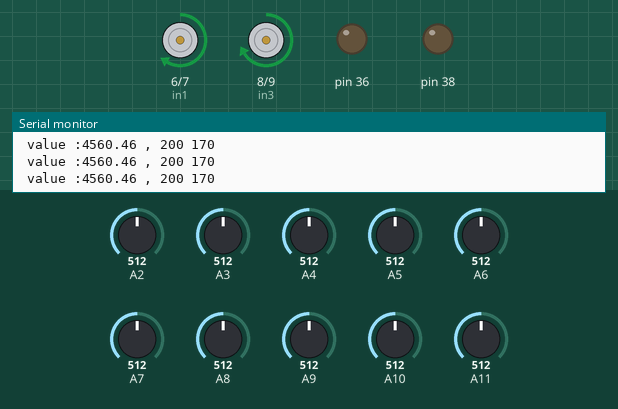
This sketch was run on a simulated Arduino Mega 2560, built with avr-gcc and run on an emulated ATmega2560. On the bench: motor-driver pin pairs drawn as motors (green arrow = first pin HIGH = forward, orange = second pin HIGH = backward, longer = more drive, scaled by the enable pin), output pins drawn as LEDs (lit = HIGH), the last lines printed to the serial monitor. The test bench sets the inputs (shaded band); at power-on: A2 = 512, A9 = 512, A6 = 512, A5 = 512, A4 = 512, A3 = 512, A7 = 512, A8 = 512, A10 = 512, A11 = 512.

Above: at 4.7 s.
4.8 s: A2 set to 609
6.3 s: A2 set to 634
At 6.48 s:
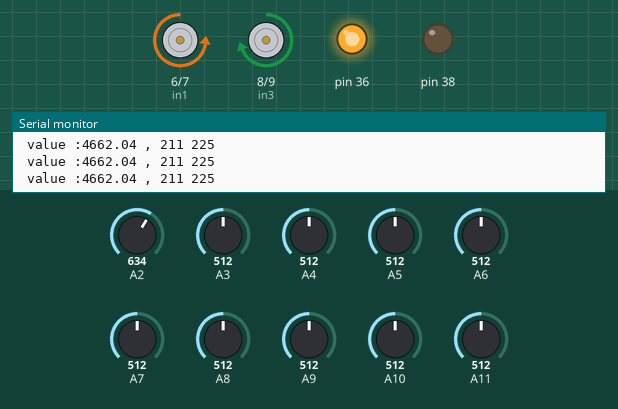
9.3 s: A9 set to 716
At 10.6 s:
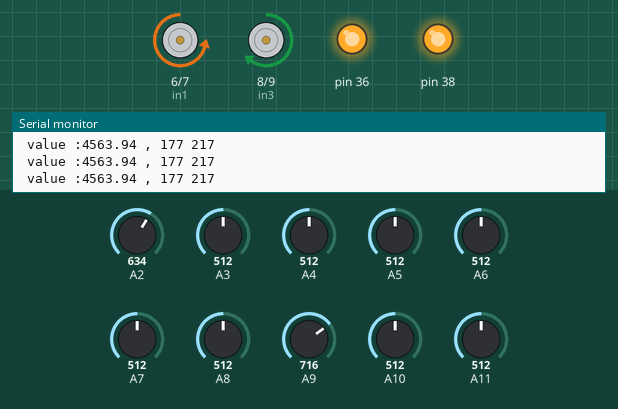
12.3 s: A6 set to 30
At 14.7 s:
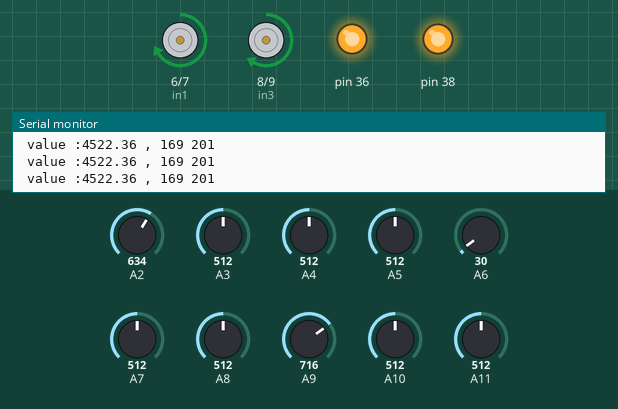
15.3 s: A5 set to 529
18.3 s: A4 set to 306
At 18.98 s:
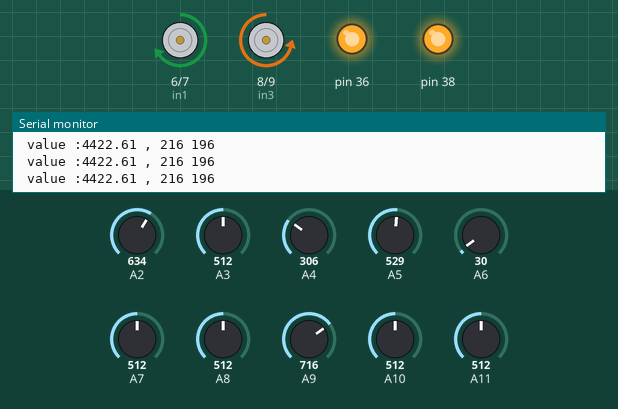
Timing chart, 0 to 24.8 s (numbered marks = the images above; inputs shaded):
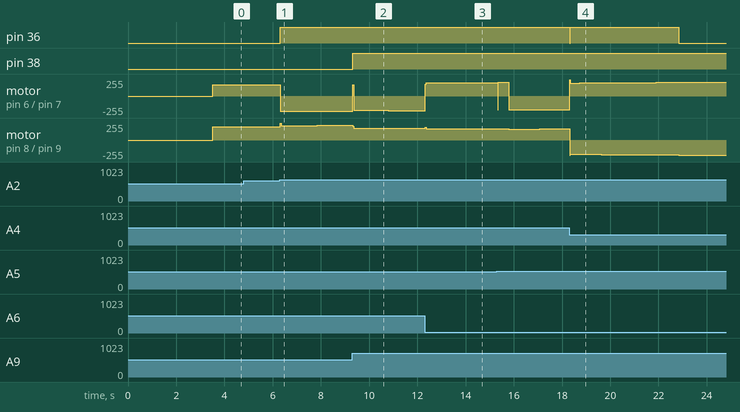

The sketch:

PID_black_line.ino
```cpp
// Motor A connections
int enL = 10;
int in4 = 9;
int in3 = 8;
// Motor B connections
int in2 = 7;
int in1 = 6;
int enR = 5;

//
int L5_Ir = 88;
int L4_Ir = 89;
int L3_Ir = 90;
int L2_Ir = 91;
int L1_Ir = 92;
int R1_Ir = 93;
int R2_Ir = 94;
int R3_Ir = 95;
int R4_Ir = 96;
int R5_Ir = 97;

int L5_read = 0;
int L4_read = 0;
int L3_read = 0;
int L2_read = 0;
int L1_read = 0;
int R1_read = 0;
int R2_read = 0;
int R3_read = 0;
int R4_read = 0;
int R5_read = 0;

float Lsum =0;
float Rsum =0;
int error = 0;
int last_error = 0;
int P_val = 0;
int I_val = 0;
int D_val = 0;

int bLine = 970;

float kp = 0.5; //0.5
float ki = 0.0008; // 0.0008
float kd = 0.5; // 0.5

int Rbase_speed = 200;
int Lbase_speed = 170;
int max_speed = 225; //225
int min_speed = 165; //165


void setup() {
  Serial.begin(9600);
  // sensor reads
  pinMode( A0, INPUT);
  pinMode( A1, INPUT);
  pinMode( A2, INPUT);
  pinMode( A3, INPUT);
  pinMode( A4, INPUT);
  pinMode( A5, INPUT);
  pinMode( A6, INPUT);
  pinMode( A7, INPUT);
  pinMode( A8, INPUT);
  pinMode( A9, INPUT);
  pinMode( A10, INPUT);
  pinMode( A11, INPUT);
  pinMode( A12, INPUT);
  pinMode( A13, INPUT);

  // Set all the motor control pins to outputs
  pinMode(enR, OUTPUT);
  pinMode(enL, OUTPUT);
  pinMode(in1, OUTPUT);
  pinMode(in2, OUTPUT);
  pinMode(in3, OUTPUT);
  pinMode(in4, OUTPUT);

  pinMode(38, OUTPUT);
  pinMode(36, OUTPUT);

  // Turn off motors - Initial state
  digitalWrite(in1, LOW);
  digitalWrite(in2, LOW);
  digitalWrite(in3, LOW);
  digitalWrite(in4, LOW);

  IR_line_set();
  delay(500);
  IR_line_set();
  delay(500);
  IR_line_set();
  delay(1000);


}

void loop() {
//  move_forward( 190);

//  Lm = map(0,255, 100, 255);
//  Rm = map(0,255, 100, 255);
// r 190, 250
// l 195, 255

  L5_read = analogRead(A11);
  L4_read = analogRead(A10);
  L3_read = analogRead(A9);
  L2_read = analogRead(A8);
  L1_read = analogRead(A7);
  R1_read = analogRead(A6);
  R2_read = analogRead(A5);
  R3_read = analogRead(A4);
  R4_read = analogRead(A3) + 90;
  R5_read = analogRead(A2);

  Lsum = 0.0*L5_read + 0.1*L4_read + 0.2*L3_read + 0.3*L2_read + 0.4*L1_read;
  Rsum = 0.5*R1_read + 0.6*R2_read + 0.7*R3_read + 0.8*R4_read + 0.9*R5_read;
//  Serial.print(" sum :");
//  Serial.print(Lsum);
//  Serial.print(" , ");
//  Serial.print(Rsum);
//  Serial.print(" , ");
  float IR_val1 = Lsum +Rsum;
//  Serial.print(val1);
//  Serial.print(" , ");
  int IR_val2 = L5_read + L4_read + L3_read + L2_read + L1_read + R1_read + R2_read + R3_read + R4_read+ R5_read;

//  Serial.print(val);
//  Serial.print(" , ");

  float IR_val = IR_val1*10000/IR_val2;

  Serial.print(" value :");
  Serial.print(IR_val);
  Serial.print(" , ");

//  IR_val = 4400;

//  Serial.print( L5_read);
//  Serial.print(" ");
//  Serial.print( L4_read);
//  Serial.print(" ");
//  Serial.print( L3_read);
//  Serial.print(" ");
//  Serial.print( L2_read);
//  Serial.print(" ");
//  Serial.print( L1_read);
//  Serial.print(" ");
//  Serial.print( R1_read);
//  Serial.print(" ");
//  Serial.print( R2_read);
//  Serial.print(" ");
//  Serial.print( R3_read);
//  Serial.print(" ");
//  Serial.print( R4_read);
//  Serial.print(" ");
//  Serial.print( R5_read);
//  Serial.print(" I_val");
//  Serial.print( I_val);
//  Serial.println();


  if ( L5_read < bLine && L4_read < bLine && L3_read < bLine && L2_read < bLine && L1_read < bLine && R1_read < bLine && R2_read < bLine && R3_read < bLine && R4_read < bLine && R5_read < bLine ) {
    if ( I_val < 0) {
      digitalWrite(38, LOW);
      digitalWrite(36, HIGH);
      error = 0;
    }
    else if ( I_val > 0) {
      digitalWrite(38, HIGH);
      digitalWrite(36, LOW);
      error = 0;
    }
  }
  else{
    digitalWrite(38, HIGH);
    digitalWrite(36, HIGH);
    error = 4500 - IR_val;
  }

//  int error = 4400 - IR_val;
  P_val = error;
  I_val = I_val + error;
  D_val = error - last_error;
  last_error = error;


  int motor_speed = P_val*kp + I_val*ki + D_val*kd ;

  int Rmotor_speed = Rbase_speed + motor_speed;
  int Lmotor_speed = Lbase_speed - motor_speed;

  if ( Rmotor_speed < 0 ) {
    Rmotor_speed = 0;
  }
  if ( Lmotor_speed < 0) {
    Lmotor_speed = 0;
  }


  digitalWrite(in1, HIGH);
  digitalWrite(in2, LOW);
  digitalWrite(in3, HIGH);
  digitalWrite(in4, LOW);

  if ( Rmotor_speed >= max_speed) {
    digitalWrite(38, HIGH);
    digitalWrite(36, LOW);
    Rmotor_speed = max_speed;
    digitalWrite(in1, HIGH);
    digitalWrite(in2, LOW);

  }
  if ( Lmotor_speed >= max_speed) {
    digitalWrite(38, LOW);
    digitalWrite(36, HIGH);
    Lmotor_speed = max_speed;
    digitalWrite(in3, HIGH);
    digitalWrite(in4, LOW);
  }
  if ( Rmotor_speed <= min_speed) {
    Rmotor_speed = (Rmotor_speed - 165)*-1  + 165;
    digitalWrite(in1, LOW);
    digitalWrite(in2, HIGH);
  }
  if ( Lmotor_speed <= min_speed) {
    Lmotor_speed = (Lmotor_speed - 165)*-1 + 185;
    digitalWrite(in3, LOW);
    digitalWrite(in4, HIGH);
  }

//  map(190, 225, )

  analogWrite(enR , Rmotor_speed);
  analogWrite(enL , Lmotor_speed);
  // Turn on motors F
//  digitalWrite(in1, HIGH);
//  digitalWrite(in2, LOW);
//  digitalWrite(in3, HIGH);
//  digitalWrite(in4, LOW);

  Serial.print(Rmotor_speed);
  Serial.print(" ");
  Serial.println(Lmotor_speed);
//
//  Serial.println(" ");

  delay(10);
}

void move_forward( int speed) {
  // 200 165
  // 255 230
  analogWrite(enR , 225);
  analogWrite(enL , 195);
  digitalWrite(in1, HIGH);
  digitalWrite(in2, LOW);
  digitalWrite(in3, HIGH);
  digitalWrite(in4, LOW);
}


void IR_line_set() {
  delay(500);

  L5_read = analogRead(A11);
  L4_read = analogRead(A10);
  L3_read = analogRead(A9);
  L2_read = analogRead(A8);
  L1_read = analogRead(A7);
  R1_read = analogRead(A6);
  R2_read = analogRead(A5);
  R3_read = analogRead(A4);
  R4_read = analogRead(A3) + 130;
  R5_read = analogRead(A2);

  int val[] = {L5_read, L4_read, L3_read, L2_read, L1_read, R5_read, R4_read, R3_read, R2_read, R1_read};

  int state = 1;
  int value =0;
  while ( state ==1) {
    state = 0;
    for ( int i=0; i<9; i=i+1) {
      if ( val[i] > val[i+1]) {
        value = val[i+1];
        val[i+1] = val[i];
        val[i] = value;
        state = 1;
      }
    }
  }
  Serial.print(" val ");
  Serial.print( val[0]);
  Serial.print("" );
  Serial.print( val[9]);
  Serial.print(" range ");
  Serial.println( val[9] - (val[9] - val[0])/6);
  bLine = val[9] - (val[9] - val[0])/6;

}
```

Measured:
- the behaviour switches between 620 and 621 on A2 (found by bisection; images 0 and 1)
- after the input at 6.3 s, pin 36: LOW → HIGH at once; motor on pin 6 (in1) / pin 7 (in2): forward 170/255 → backward 225/255 at once
- after the input at 12.3 s, pin 38: stays HIGH (without the input it goes to LOW after 2.4 s)
- after the input at 18.3 s, pin 36: HIGH → LOW at once, → HIGH 0.03 s later, → LOW 4.5 s later
